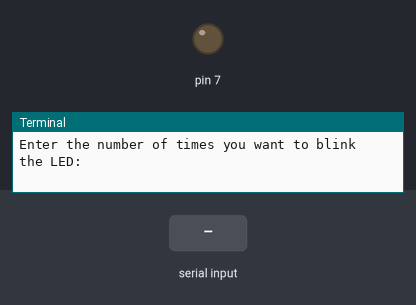
Bench run of a program on a simulated Raspberry Pi (header pin numbers). Parts: output pins drawn as LEDs (lit = HIGH), the last lines printed to the terminal. The test bench sets the inputs (shaded band).

Above: at 1.2 s.
1.3 s: "5" typed at the terminal
2.8 s: "90" typed at the terminal
At 4.0 s:
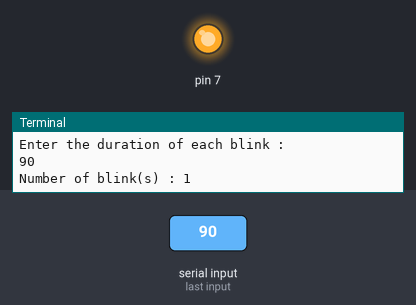
Timing chart, 0 to 5.8 s (numbered marks = the images above; inputs shaded):
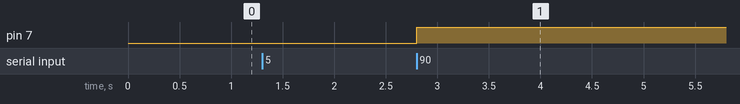

The program:

LED_Blink.py
```python
import RPi.GPIO as GPIO		# Import GPIO library
import time			# Import library to use 'sleep'

# Configure the GPIO to use the physical pin numbering
GPIO.setmode(GPIO.BOARD)

# Configure the pin 7 to receive the output
GPIO.setup(7, GPIO.OUT)

# Function to blink the LED
def Blink(numberOfTimes, speed):
	try:
		for i in range(0, numberOfTimes):
			print "Number of blink(s) : " + str(i+1)

			# Turn the LED ON
			GPIO.output(7, True)
			# Sleep for 'speed' second
			time.sleep(speed)

			# Turn the LED OFF
			GPIO.output(7, False)
			time.sleep(speed)

		print "==========END=========="

	except Exception,e:
		print "Error message : " + str(e)

	finally:
		# Release all the GPIO pins
		GPIO.cleanup()

# Ask for inputs from the user
# numberOfTimes		: Number of times LED blinks
# speed			: Rate at which LED blinks
numberOfTimes = raw_input("Enter the number of times you want to blink the LED: ")
speed = raw_input("Enter the duration of each blink : ")

# Call the Blink() method
Blink(int(numberOfTimes), int(speed))
```

Measured:
- after the input at 2.8 s, pin 7: LOW → HIGH at once
